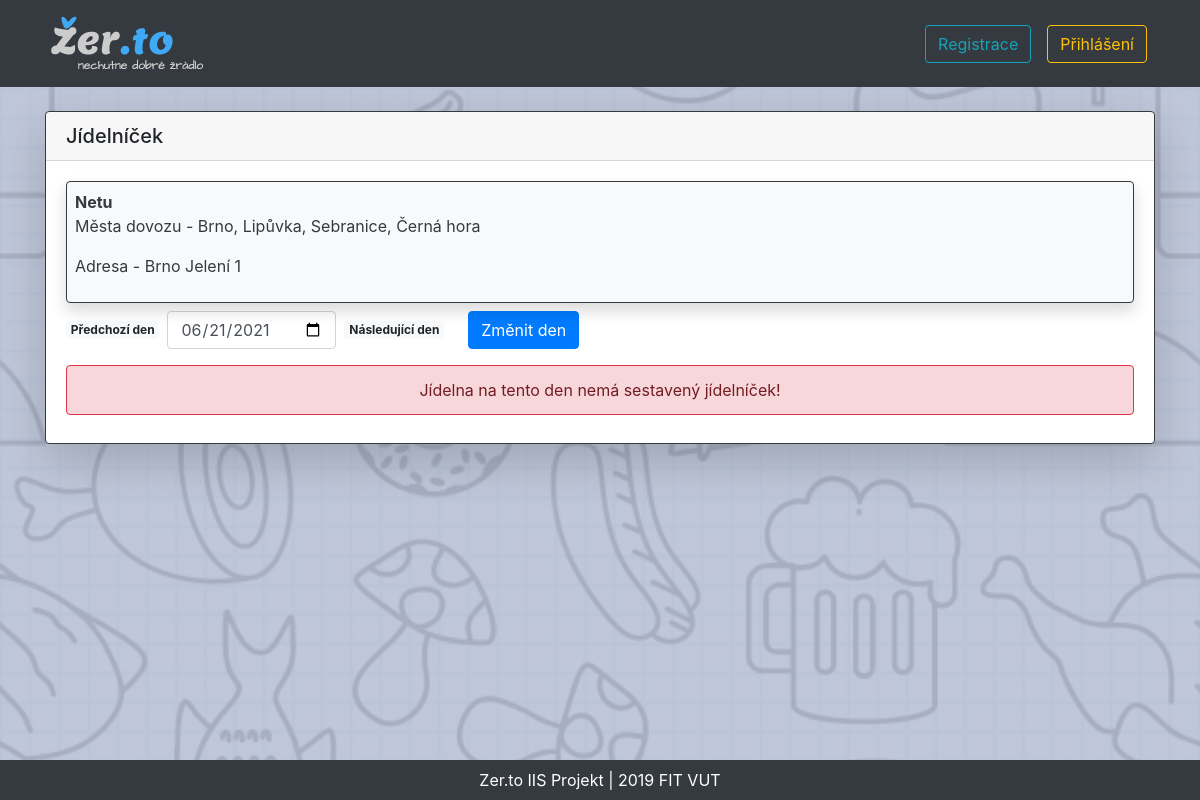
Page /IIS/jidlo/jidelnicek.php?jidelna=1 on the committed database.
### tables this page shows
CREATE TABLE `jidelna` (
  `id` int(11) NOT NULL,
  `nazev` varchar(200) NOT NULL,
  `mesto` varchar(100) NOT NULL,
  `adresa` varchar(200) NOT NULL,
  `operator` int(11) DEFAULT NULL,
  `stav` bit(1) NOT NULL DEFAULT b'0'
);

### IIS/functions.php (called while the page is built, shortened)
<?php
function dbconnect(){
	$db = new mysqli("","","","");
    $db->set_charset("UTF8");
    return $db;
}
function getMestaDovozu($id){
    $sql = "SELECT mesto FROM mesta_dovozu WHERE jidelna = $id";
    $db = dbconnect();
    $mesta_dovozu = "";
    $prvni = true;
    $load_mesta_dovozu = $db->query($sql);
    if($load_mesta_dovozu->num_rows>0){
        while($row = $load_mesta_dovozu->fetch_assoc()){
            if($prvni){
                $mesta_dovozu = $row['mesto'];
                $prvni = false;
            }else{
                $mesta_dovozu = $mesta_dovozu.", ".$row['mesto'];
            }
        }
    }
    return $mesta_dovozu == "" ? "-" : $mesta_dovozu;
}
?>

### IIS/jidlo/jidelnicek.php (the view, shortened to what this page needs)
<?php
include '../functions.php';
if(isset($_GET['jidelna']))
    if(filter_input(INPUT_GET, "jidelna", FILTER_VALIDATE_INT))
        $jidelna = filter_input(INPUT_GET, "jidelna");
    else{
        ?><script>
            window.location = "../index.php";
        </script><?php
    }
else{
    ?><script>
        window.location = "../index.php";
    </script><?php
}
if(isset($_GET['den']))
    $den = filter_input(INPUT_GET, "den", FILTER_SANITIZE_STRING);
else
    $den = date('Y-m-d');
?>
<!DOCTYPE html>
<html>
	<head>
        <link rel="stylesheet" href="https://stackpath.bootstrapcdn.com/bootstrap/4.4.0/css/bootstrap.min.css" />
        <link rel="stylesheet" href="../styles/styles.css" />
	</head>
	<body>
        <nav class='mb-4 navbar navbar-expand-lg navbar-dark bg-dark'>
            <div class='container'>
                <a class='navbar-brand' href='../index.php'><img src='../pic/logo/logo.png' /></a>
                    <div class='collapse navbar-collapse' id='navbarSupportedContent-4'>
                        <ul class='navbar-nav ml-auto'>
                        <?php
                            if(isset($_SESSION['jmeno'])){
                                echo "
                                <li class='nav-link dropdown'>
                                    <span class='nav-link dropdown-toggle' id='navbarDropdownMenuLink-4' data-toggle='dropdown' aria-haspopup='true' aria-expanded='false'>Přihlášen jako:
                                    <b>".$_SESSION['jmeno']."</b>
                                    </span>
                                    <div class='dropdown-menu dropdown-menu-right' aria-labelledby='navbarDropdownMenuLink-4'>
                                    ";
                                echo "<a class='dropdown-item' href=\"../account/user.php?user=".$_SESSION['id']."\">Můj účet</a>";
                                echo "<a class='dropdown-item' href='../account/moje_objednavky.php'>Moje objednávky</a>";
                            if($_SESSION['prava'] == 2){
                                echo "<a class='dropdown-item' href='../op/moje_jidelny.php'>Moje jídelny</a>";
                                echo "<a class='dropdown-item' href='../op/dat_zakazky.php'>Nové zakázky</a>";
                            }
                            if($_SESSION['prava'] <= 2){
                                echo "<a class='dropdown-item' href='../op/add_jidlo.php'>Vložení jídla do DB</a>";
                                if($_SESSION['prava'] == 1){
                                    echo "<a class='dropdown-item' href='../admin/accounts.php'>Účty</a>";
                                    echo "<a class='dropdown-item' href='../admin/add_jidelna.php'>Vložení jídelny do DB</a>";
                                    echo "<a class='dropdown-item' href='../admin/jidelny.php'>Jídelny</a>";
                                }
                            }
                            if($_SESSION['prava'] == 3) {
                                echo "<a class='dropdown-item' href='../ridic/zakazky.php?search=&f_akt=akt'>Zakázky</a>";
                            }
                            echo "<div class='dropdown-divider'></div>";
                            echo "<a class='dropdown-item' href='../account/login.php?action=off'>Odhlásit se</a>";
                            echo "</div></nav>";
                            }else{
                            echo "
                                <li class='nav-item'>
                                    <a class='nav-link' href='../account/register.php'><button class='btn btn-outline-info'>Registrace</button></a>
                                </li>
                                <li class='nav-item'>
                                    <a class='nav-link' href='../account/login.php'><button class='btn btn-outline-warning'>Přihlášení</button></a>
                                </li>
                            </ul>
                        </div>
                    </div>
                </nav>
                ";
            }
        ?>
    <main class="container">
        <section class="row justify-content-md-center">
            <div class="col col-md-12">
                <div class="card shadow-lg border-dark">
                    <h5 class="card-header">Jídelníček</h5>
                    <div class="card-body">
        <?php
            $db = dbconnect();
            $sql = "SELECT nazev, adresa, mesto FROM jidelna WHERE id = $jidelna AND stav = 1";
            if($jidelny = $db->prepare($sql)){;
                $jidelny->execute();
                $jidelny->bind_result($nazev, $adresa, $mesto);
                if($jidelny->fetch()){
                    echo "<article class='card p-2 mb-2 border-dark bg-light shadow'>";
                    echo "<a class='text-dark text-decoration-none' href='./jidelnicek.php?jidelna=$jidelna'>";
                    echo "<b>$nazev</b>";
                    echo "<p>Města dovozu - ".getMestaDovozu($jidelna)."</p>";
                    echo "<p>Adresa - $mesto $adresa</p>";
                    echo "</a>";
                    echo "</article>";
                }else{
                    echo "<p class='alert alert-danger border-danger text-center my-4'>Nepodařilo se načíst jídelníček jídelny s daným id!</p>";
                    $kontrola = false;
                }
            }else{
                echo "<p class='alert alert-danger border-danger text-center my-4'>Nepodařilo se načíst jídelníček!</p>";
                $kontrola = false;
            }
        ?>
            <form method="get" action="jidelnicek.php" class="form-inline">
                <a class="badge badge-light mr-2" href="./jidelnicek.php?jidelna=<?php echo $jidelna;?>&den=<?php echo date('Y-m-d', strtotime($den . ' -1 day'));?>">Předchozí den</a>
                <input class="form-control" type="date" name="den"  value="<?php echo $den;?>">
                <a class="badge badge-light ml-2" href="./jidelnicek.php?jidelna=<?php echo $jidelna;?>&den=<?php echo date('Y-m-d', strtotime($den . ' +1 day'));?>">Následující den</a>
                <input type="submit" value="Změnit den" class="btn btn-primary ml-4" />
            </form>
        <?php
            $sql = "SELECT id, stav FROM nabidka WHERE jidelna = $jidelna AND den = '$den'";
            if($jidelny = $db->prepare($sql)){
                $jidelny->execute();
                $jidelny->bind_result($id, $stav);
                if($jidelny->fetch()){
                    $jidelny->close();
                    if($stav == "Otevřeno"){
                        $dnes = date('Y-m-d', strtotime("+1 day"));
                        if($dnes >= $den){
                            $sql_update_stav = "UPDATE nabidka SET stav = 'Uzavřeno' WHERE jidelna = $jidelna AND den = '$den'";
                            if($updt = $db->prepare($sql_update_stav)){
                                $updt->execute();
                                $updt->close();
                                $stav = "Uzavřeno";
                            }
                        }
                    }
                    echo "<p class='alert alert-info border-info text-center my-2'><strong>Stav přijímání objednávek : $stav</strong></p>";
                    $sql_jidla_v_nabidce = "SELECT jidlo FROM jidla_v_nabidce WHERE nabidka = $id";
                    $jidla_v_nabidce = $db->query($sql_jidla_v_nabidce);
                    if($jidla_v_nabidce->num_rows > 0){
                        while($row = $jidla_v_nabidce->fetch_assoc()){
                            $sql_info_jidlo = "SELECT nazev, popis, typ, ob, cena FROM jidlo WHERE id = ".$row['jidlo'];
                            if($jidlo_info = $db->prepare($sql_info_jidlo)){
                                $jidlo_info->execute();
                                $jidlo_info->bind_result($nazev, $popis, $typ, $ob, $cena);
                                if($jidlo_info->fetch()){
                                    echo "<article class='card p-2 mb-2 border-dark bg-light shadow'>";
                                        echo "<div class='row no-gutters'>";
                                            echo "<div class='col-md-4'>";
						                    if(file_exists("../pic/".$row['jidlo']."/$ob"))
                                                echo "<img src='../pic/".$row['jidlo']."/$ob' class='card-img' alt='jidlo' />";
						                    else
							                    echo "<img src='../pic/generic.png' class='card-img' alt='jidlo' />";
                                            echo "</div>";
                                            echo "<div class='col-md-8'>";
                                            echo "<div class='card-body'>";
                                                echo "<div class='card-title'>";
                                                echo "<h5>$nazev</h5>";
                                                echo "<div class='cart-text'><i>$typ</i></div></div>";
                                                echo "<div class='card-text'>$popis</div>";
                                                echo "<div class='card-text float-right'><strong>$cena ,-Kč</strong></div><br>";
                                            echo "</div></div></div></article>";
                                }else{
                                    echo "<p class='alert alert-danger border-danger text-center my-2'>Toto jídlo neexistuje!</p>";
                                }
                                $jidlo_info->close();
                            }
                        }
                    }else{
                        echo "<p class='alert alert-danger border-danger text-center my-2'>V nabídce nejsou žádná jídla!</p>";
                        $kontrola = false;
                    }
                    $jidla_v_nabidce->close();
                }else{
                    echo "<p class='alert alert-danger border-danger text-center my-2'>Jídelna na tento den nemá sestavený jídelníček!</p>";
                }
            }else{
                echo "<p class='alert alert-danger border-danger text-center my-2'>Nepodařilo se načíst jídelníček!</p>";
                $kontrola = false;
            }
        ?>
                </div>
            </div>
        </div>
    </section>
    </main>
    <footer class="mt-4">
        <div class="bg-dark p-2 text-center text-white footer">
            Zer.to IIS Projekt | 2019 FIT VUT
        </div>
	</footer>
	</body>
</html>

### IIS/styles/styles.css (style rules this page uses)
html { height: 100%; margin: 0; padding: 0; }
body { background: linear-gradient(rgba(185, 193, 214, 0.9), rgba(185, 193, 214, 0.9)), url("../pic/logo/bgd.jpg") #FFF; background-size: cover; min-height: 100%; margin: 0; padding: 0 0 100px 0; position: relative; }
.footer { position: absolute; bottom: 0; width: 100%; }

### rows in the picture
jidelna: nazev "Netu", mesto "Brno", adresa "Jelení 1"

### other values in the picture
getMestaDovozu($jidelna) "Brno, Lipůvka, Sebranice, Černá hora"
